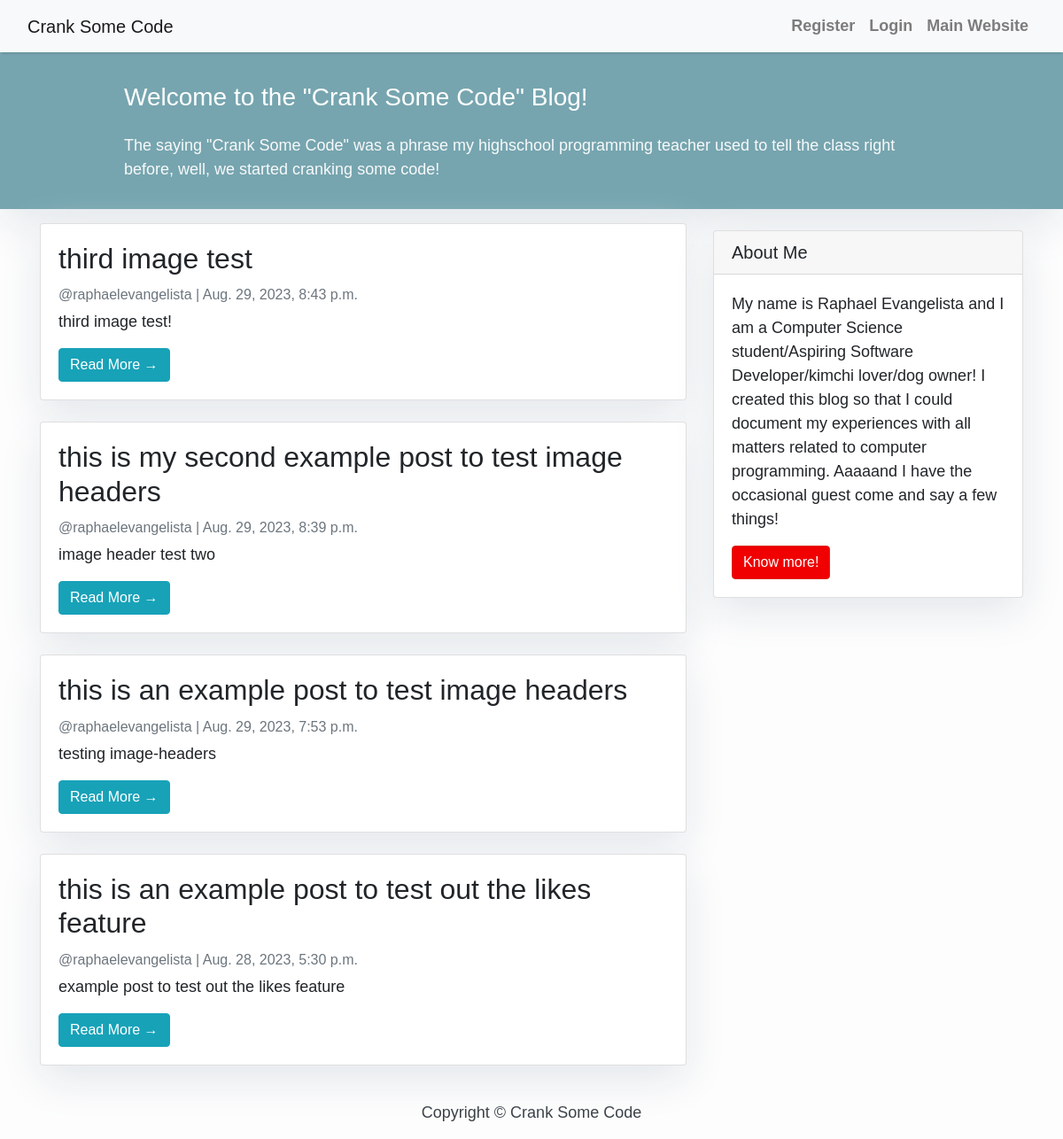
Before: / with the older database file.
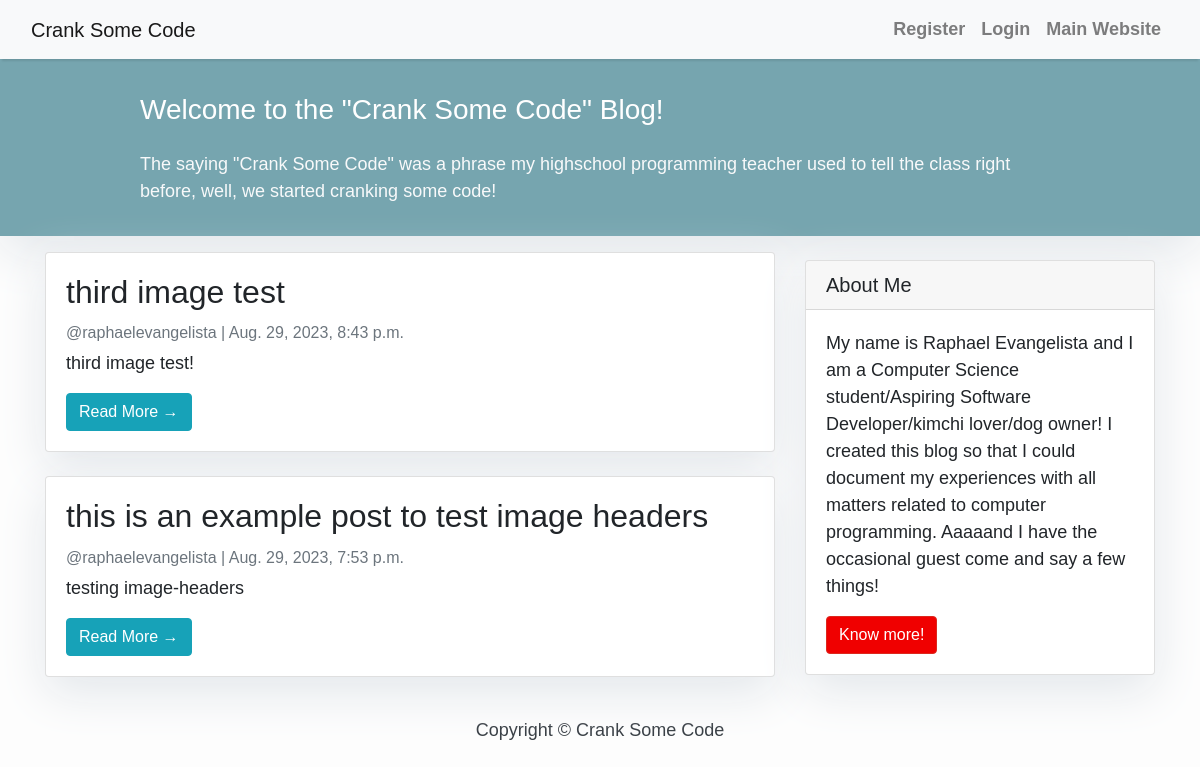
After: the same page with the newer database file.
### myblog/models.py (models this page shows, shortened)
class Post(models.Model):
    title = models.CharField(max_length=300, unique=True)
    header_image = models.ImageField(null=True, blank=True, upload_to="images/", height_field='')
    slug = models.SlugField(max_length=300, unique=True)
    author = models.ForeignKey(User, on_delete= models.CASCADE,related_name='blog_posts')
    updated_on = models.DateTimeField(auto_now=True)
    content = models.TextField()
    created_on = models.DateTimeField(auto_now_add=True)
    status = models.IntegerField(choices=STATUS, default=0)
    likes = models.ManyToManyField(User, related_name='blog_likes')
    class Meta:
        ordering = ["-created_on"]

### myblog/views.py (the view)
# urls.py: path('', views.PostList.as_view(), name='home'),
class PostList(generic.ListView):
    queryset = Post.objects.filter(status=1).order_by("-created_on")
    template_name = "index.html"

### myblog/templates/index.html (shortened to what this page needs)
{% extends "base.html" %}
{% block content %}
<header class="masthead">
    <div class="container">
        <div class="row">
            <div class=" col-md-8 col-md-10 mx-auto">
                <div class="site-heading">
                    <h3 class=" site-heading my-4 mt-3 text-white"> Welcome to the "Crank Some Code" Blog! </h3>
                    <p class="text-light"> The saying "Crank Some Code" was a phrase my highschool programming teacher
                        used to tell the class right before, well, we started cranking some code!
                        &nbsp
                    </p>
                </div>
            </div>
        </div>
    </div>
</header>
<div class="container">
    <div class="row">
        <div class="col-md-8 mt-3 left">
            {% for post in post_list %}
            <div class="card mb-4">
                <div class="card-body">
                    <h2 class="card-title">{{ post.title }}</h2>
                    <p class="card-text text-muted h6">@{{ post.author }} | {{ post.created_on}} </p>
                    <p class="card-text">{{post.content|slice:":200" }}</p>
                    <a href="{% url 'post_detail' post.pk %}" class="btn btn-info">Read More &rarr;</a>
                </div>
            </div>
            {% endfor %}
        </div>
        {% block sidebar %} {% include 'sidebar.html' %} {% endblock sidebar %}
    </div>
</div>
{%endblock%}

Changed rows visible on the page:
removed Post: title "this is my second example post to test image headers", author "raphaelevangelista", created_on "Aug. 29, 2023, 8:39 p.m.", content "image header test two"
removed Post: title "this is an example post to test out the likes feature", author "raphaelevangelista", created_on "Aug. 28, 2023, 5:30 p.m.", content "example post to test out the likes feature"
